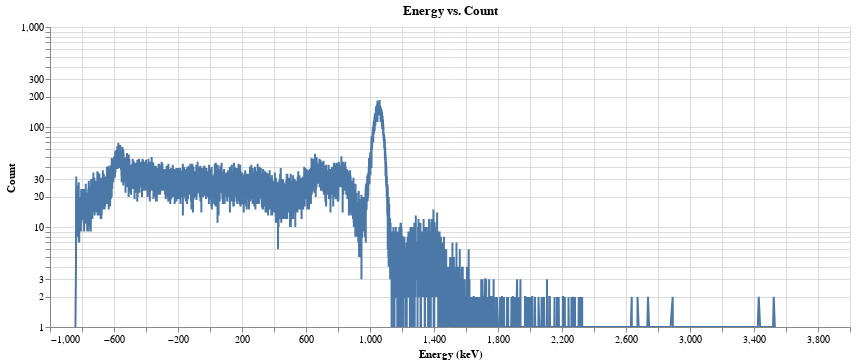

The notebook cell saved with this chart:
### Markdown cell above
# Mg54 Data

### Code cell
threshold = 1  # Set the threshold value

# Filter the counts based on the threshold
Mg54_data_Filtered = Mg54_data[Mg54_data['Count'] >= threshold]

# Create the Altair chart with log scale
alt.Chart(Mg54_data_Filtered).mark_line().encode(
    x='Energy (keV)',
    y=alt.Y('Count', scale=alt.Scale(type='log'))  # Set the y-axis scale to log
).interactive().properties(
    title='Energy vs. Count',
    width=800
)

### Figure 1 — Vega-Lite specification as saved in the notebook (floating-point values rounded to 4 significant figures; data arrays with more than 128 entries replaced by an {"elided": "..."} marker saying what was removed)
{"config": {"view": {"continuousWidth": 300, "continuousHeight": 300}}, "data": {"name": "data-07dd86c17e84487934bb5f766f3d60db"}, "mark": {"type": "line"}, "encoding": {"x": {"field": "Energy (keV)", "type": "quantitative"}, "y": {"field": "Count", "scale": {"type": "log"}, "type": "quantitative"}}, "params": [{"name": "param_58", "select": {"type": "interval", "encodings": ["x", "y"]}, "bind": "scales"}], "title": "Energy vs. Count", "width": 800, "$schema": "https://vega.github.io/schema/vega-lite/v5.8.0.json", "datasets": {"data-07dd86c17e84487934bb5f766f3d60db": {"elided": "9220 records"}}}
